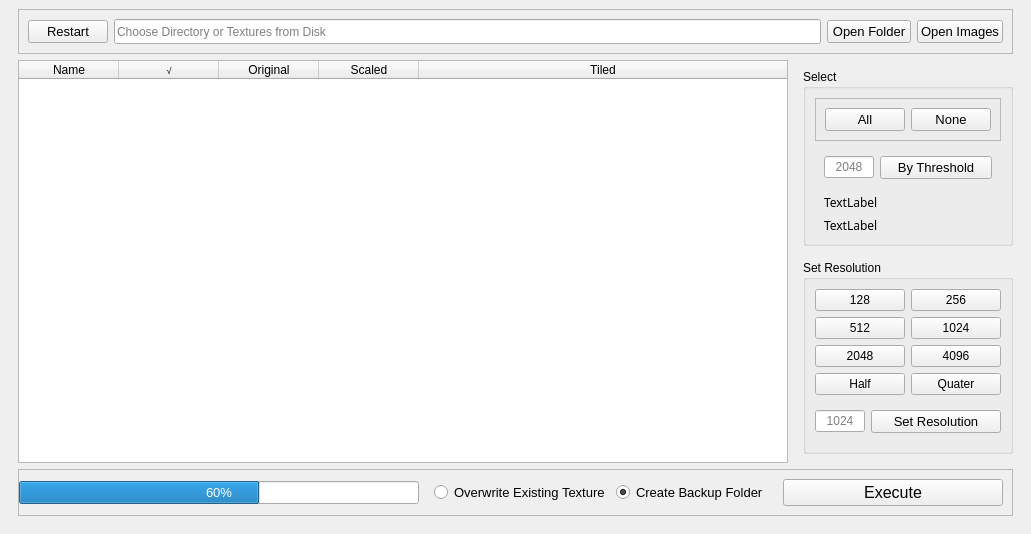
<?xml version="1.0" encoding="UTF-8"?>
<ui version="4.0">
 <class>MainWindow</class>
 <widget class="QMainWindow" name="MainWindow">
  <property name="geometry">
   <rect>
    <x>0</x>
    <y>0</y>
    <width>1031</width>
    <height>534</height>
   </rect>
  </property>
  <property name="minimumSize">
   <size>
    <width>1000</width>
    <height>0</height>
   </size>
  </property>
  <property name="font">
   <font>
    <pointsize>10</pointsize>
    <stylestrategy>PreferAntialias</stylestrategy>
   </font>
  </property>
  <property name="windowTitle">
   <string>Texture Scaler</string>
  </property>
  <property name="frameShape" stdset="0">
   <string>NoFrame</string>
  </property>
  <widget class="QWidget" name="centralwidget">
   <property name="font">
    <font>
     <pointsize>10</pointsize>
     <stylestrategy>PreferAntialias</stylestrategy>
    </font>
   </property>
   <layout class="QVBoxLayout" name="verticalLayout_4">
    <property name="spacing">
     <number>0</number>
    </property>
    <property name="leftMargin">
     <number>0</number>
    </property>
    <property name="topMargin">
     <number>0</number>
    </property>
    <property name="rightMargin">
     <number>0</number>
    </property>
    <property name="bottomMargin">
     <number>0</number>
    </property>
    <item>
     <widget class="QFrame" name="frame">
      <property name="font">
       <font>
        <pointsize>10</pointsize>
        <stylestrategy>PreferAntialias</stylestrategy>
       </font>
      </property>
      <layout class="QHBoxLayout" name="horizontalLayout_7">
       <item>
        <widget class="QFrame" name="frame_2">
         <property name="font">
          <font>
           <pointsize>10</pointsize>
           <stylestrategy>PreferAntialias</stylestrategy>
          </font>
         </property>
         <layout class="QVBoxLayout" name="verticalLayout">
          <property name="leftMargin">
           <number>9</number>
          </property>
          <property name="topMargin">
           <number>0</number>
          </property>
          <property name="rightMargin">
           <number>9</number>
          </property>
          <property name="bottomMargin">
           <number>9</number>
          </property>
          <item>
           <widget class="QFrame" name="frame_3">
            <property name="font">
             <font>
              <pointsize>9</pointsize>
              <stylestrategy>PreferAntialias</stylestrategy>
             </font>
            </property>
            <property name="frameShape">
             <enum>QFrame::StyledPanel</enum>
            </property>
            <property name="frameShadow">
             <enum>QFrame::Sunken</enum>
            </property>
            <layout class="QHBoxLayout" name="horizontalLayout_2">
             <property name="leftMargin">
              <number>9</number>
             </property>
             <property name="topMargin">
              <number>9</number>
             </property>
             <item>
              <widget class="QPushButton" name="restart_btn">
               <property name="minimumSize">
                <size>
                 <width>50</width>
                 <height>0</height>
                </size>
               </property>
               <property name="font">
                <font>
                 <pointsize>10</pointsize>
                 <stylestrategy>PreferAntialias</stylestrategy>
                </font>
               </property>
               <property name="text">
                <string>Restart</string>
               </property>
               <property name="icon">
                <iconset resource="icons_new.qrc">
                 <normaloff>:/icons/icons/reload 30.svg</normaloff>:/icons/icons/reload 30.svg</iconset>
               </property>
               <property name="iconSize">
                <size>
                 <width>10</width>
                 <height>12</height>
                </size>
               </property>
              </widget>
             </item>
             <item>
              <widget class="QLineEdit" name="path_label">
               <property name="minimumSize">
                <size>
                 <width>0</width>
                 <height>25</height>
                </size>
               </property>
               <property name="maximumSize">
                <size>
                 <width>16777215</width>
                 <height>25</height>
                </size>
               </property>
               <property name="font">
                <font>
                 <pointsize>9</pointsize>
                 <bold>false</bold>
                 <stylestrategy>PreferAntialias</stylestrategy>
                </font>
               </property>
               <property name="dragEnabled">
                <bool>true</bool>
               </property>
               <property name="readOnly">
                <bool>true</bool>
               </property>
               <property name="placeholderText">
                <string>Choose Directory or Textures from Disk</string>
               </property>
              </widget>
             </item>
             <item>
              <widget class="QPushButton" name="open_path_btn">
               <property name="minimumSize">
                <size>
                 <width>84</width>
                 <height>0</height>
                </size>
               </property>
               <property name="font">
                <font>
                 <pointsize>10</pointsize>
                 <stylestrategy>PreferAntialias</stylestrategy>
                </font>
               </property>
               <property name="text">
                <string>Open Folder</string>
               </property>
               <property name="icon">
                <iconset resource="icons_new.qrc">
                 <normaloff>:/icons/icons/folder-open-fill 363.svg</normaloff>:/icons/icons/folder-open-fill 363.svg</iconset>
               </property>
               <property name="iconSize">
                <size>
                 <width>60</width>
                 <height>12</height>
                </size>
               </property>
              </widget>
             </item>
             <item>
              <widget class="QPushButton" name="open_file_btn">
               <property name="minimumSize">
                <size>
                 <width>84</width>
                 <height>0</height>
                </size>
               </property>
               <property name="font">
                <font>
                 <pointsize>10</pointsize>
                 <stylestrategy>PreferAntialias</stylestrategy>
                </font>
               </property>
               <property name="text">
                <string>Open Images</string>
               </property>
               <property name="icon">
                <iconset resource="icons_new.qrc">
                 <normaloff>:/icons/icons/file-copy-fill 357.svg</normaloff>:/icons/icons/file-copy-fill 357.svg</iconset>
               </property>
               <property name="iconSize">
                <size>
                 <width>60</width>
                 <height>12</height>
                </size>
               </property>
              </widget>
             </item>
            </layout>
           </widget>
          </item>
          <item>
           <widget class="QFrame" name="frame_4">
            <property name="sizePolicy">
             <sizepolicy hsizetype="Expanding" vsizetype="Preferred">
              <horstretch>0</horstretch>
              <verstretch>0</verstretch>
             </sizepolicy>
            </property>
            <property name="font">
             <font>
              <pointsize>9</pointsize>
              <stylestrategy>PreferAntialias</stylestrategy>
             </font>
            </property>
            <property name="styleSheet">
             <string notr="true"/>
            </property>
            <layout class="QHBoxLayout" name="horizontalLayout_3">
             <property name="leftMargin">
              <number>0</number>
             </property>
             <property name="topMargin">
              <number>0</number>
             </property>
             <property name="rightMargin">
              <number>0</number>
             </property>
             <property name="bottomMargin">
              <number>0</number>
             </property>
             <item>
              <widget class="QTableWidget" name="tableWidget">
               <property name="sizePolicy">
                <sizepolicy hsizetype="Preferred" vsizetype="Expanding">
                 <horstretch>0</horstretch>
                 <verstretch>0</verstretch>
                </sizepolicy>
               </property>
               <property name="minimumSize">
                <size>
                 <width>550</width>
                 <height>0</height>
                </size>
               </property>
               <property name="maximumSize">
                <size>
                 <width>50000</width>
                 <height>16777215</height>
                </size>
               </property>
               <property name="font">
                <font>
                 <pointsize>9</pointsize>
                 <stylestrategy>PreferAntialias</stylestrategy>
                </font>
               </property>
               <property name="styleSheet">
                <string notr="true">selection-background-color: rgb(204, 232, 255);</string>
               </property>
               <property name="editTriggers">
                <set>QAbstractItemView::NoEditTriggers</set>
               </property>
               <property name="showDropIndicator" stdset="0">
                <bool>false</bool>
               </property>
               <property name="dragEnabled">
                <bool>false</bool>
               </property>
               <property name="alternatingRowColors">
                <bool>true</bool>
               </property>
               <property name="selectionBehavior">
                <enum>QAbstractItemView::SelectRows</enum>
               </property>
               <property name="verticalScrollMode">
                <enum>QAbstractItemView::ScrollPerPixel</enum>
               </property>
               <property name="horizontalScrollMode">
                <enum>QAbstractItemView::ScrollPerPixel</enum>
               </property>
               <property name="gridStyle">
                <enum>Qt::DashLine</enum>
               </property>
               <property name="sortingEnabled">
                <bool>false</bool>
               </property>
               <property name="wordWrap">
                <bool>false</bool>
               </property>
               <attribute name="horizontalHeaderCascadingSectionResizes">
                <bool>true</bool>
               </attribute>
               <attribute name="horizontalHeaderStretchLastSection">
                <bool>true</bool>
               </attribute>
               <attribute name="verticalHeaderVisible">
                <bool>true</bool>
               </attribute>
               <attribute name="verticalHeaderCascadingSectionResizes">
                <bool>true</bool>
               </attribute>
               <column>
                <property name="text">
                 <string>Name</string>
                </property>
                <property name="font">
                 <font>
                  <pointsize>9</pointsize>
                  <stylestrategy>PreferAntialias</stylestrategy>
                 </font>
                </property>
                <property name="textAlignment">
                 <set>AlignCenter</set>
                </property>
               </column>
               <column>
                <property name="text">
                 <string>√</string>
                </property>
                <property name="font">
                 <font>
                  <pointsize>7</pointsize>
                  <stylestrategy>PreferAntialias</stylestrategy>
                 </font>
                </property>
                <property name="textAlignment">
                 <set>AlignCenter</set>
                </property>
               </column>
               <column>
                <property name="text">
                 <string>Original</string>
                </property>
                <property name="font">
                 <font>
                  <pointsize>9</pointsize>
                  <stylestrategy>PreferAntialias</stylestrategy>
                 </font>
                </property>
                <property name="textAlignment">
                 <set>AlignCenter</set>
                </property>
               </column>
               <column>
                <property name="text">
                 <string>Scaled</string>
                </property>
                <property name="font">
                 <font>
                  <pointsize>9</pointsize>
                  <stylestrategy>PreferAntialias</stylestrategy>
                 </font>
                </property>
                <property name="textAlignment">
                 <set>AlignCenter</set>
                </property>
               </column>
               <column>
                <property name="text">
                 <string>Tiled</string>
                </property>
                <property name="font">
                 <font>
                  <pointsize>9</pointsize>
                  <stylestrategy>PreferAntialias</stylestrategy>
                 </font>
                </property>
                <property name="textAlignment">
                 <set>AlignCenter</set>
                </property>
               </column>
              </widget>
             </item>
             <item>
              <widget class="QFrame" name="frame_6">
               <property name="sizePolicy">
                <sizepolicy hsizetype="Fixed" vsizetype="Preferred">
                 <horstretch>0</horstretch>
                 <verstretch>0</verstretch>
                </sizepolicy>
               </property>
               <layout class="QVBoxLayout" name="verticalLayout_2">
                <property name="rightMargin">
                 <number>0</number>
                </property>
                <item>
                 <widget class="QGroupBox" name="groupBox">
                  <property name="font">
                   <font>
                    <pointsize>9</pointsize>
                    <stylestrategy>PreferAntialias</stylestrategy>
                   </font>
                  </property>
                  <property name="title">
                   <string>Select</string>
                  </property>
                  <layout class="QVBoxLayout" name="verticalLayout_5">
                   <item>
                    <widget class="QFrame" name="frame_9">
                     <property name="frameShape">
                      <enum>QFrame::StyledPanel</enum>
                     </property>
                     <property name="frameShadow">
                      <enum>QFrame::Raised</enum>
                     </property>
                     <layout class="QHBoxLayout" name="horizontalLayout">
                      <item>
                       <widget class="QPushButton" name="select_all_btn">
                        <property name="font">
                         <font>
                          <pointsize>10</pointsize>
                          <stylestrategy>PreferAntialias</stylestrategy>
                         </font>
                        </property>
                        <property name="text">
                         <string>All</string>
                        </property>
                       </widget>
                      </item>
                      <item>
                       <widget class="QPushButton" name="select_none_btn">
                        <property name="font">
                         <font>
                          <pointsize>10</pointsize>
                          <stylestrategy>PreferAntialias</stylestrategy>
                         </font>
                        </property>
                        <property name="text">
                         <string>None</string>
                        </property>
                       </widget>
                      </item>
                     </layout>
                    </widget>
                   </item>
                   <item>
                    <widget class="QFrame" name="frame_7">
                     <property name="sizePolicy">
                      <sizepolicy hsizetype="Preferred" vsizetype="Preferred">
                       <horstretch>0</horstretch>
                       <verstretch>0</verstretch>
                      </sizepolicy>
                     </property>
                     <layout class="QHBoxLayout" name="horizontalLayout_5">
                      <item>
                       <widget class="QLineEdit" name="size_thres_entry">
                        <property name="sizePolicy">
                         <sizepolicy hsizetype="Expanding" vsizetype="Fixed">
                          <horstretch>0</horstretch>
                          <verstretch>0</verstretch>
                         </sizepolicy>
                        </property>
                        <property name="minimumSize">
                         <size>
                          <width>40</width>
                          <height>0</height>
                         </size>
                        </property>
                        <property name="maximumSize">
                         <size>
                          <width>50</width>
                          <height>16777215</height>
                         </size>
                        </property>
                        <property name="font">
                         <font>
                          <pointsize>9</pointsize>
                          <stylestrategy>PreferAntialias</stylestrategy>
                         </font>
                        </property>
                        <property name="text">
                         <string/>
                        </property>
                        <property name="maxLength">
                         <number>5</number>
                        </property>
                        <property name="alignment">
                         <set>Qt::AlignCenter</set>
                        </property>
                        <property name="placeholderText">
                         <string>2048</string>
                        </property>
                        <property name="clearButtonEnabled">
                         <bool>false</bool>
                        </property>
                       </widget>
                      </item>
                      <item>
                       <widget class="QPushButton" name="set_thres_btn">
                        <property name="font">
                         <font>
                          <pointsize>10</pointsize>
                          <stylestrategy>PreferAntialias</stylestrategy>
                         </font>
                        </property>
                        <property name="text">
                         <string>By Threshold</string>
                        </property>
                       </widget>
                      </item>
                     </layout>
                    </widget>
                   </item>
                   <item>
                    <widget class="QFrame" name="frame_11">
                     <property name="font">
                      <font>
                       <family>Franklin Gothic Demi Cond</family>
                       <pointsize>9</pointsize>
                       <stylestrategy>PreferAntialias</stylestrategy>
                      </font>
                     </property>
                     <property name="frameShape">
                      <enum>QFrame::NoFrame</enum>
                     </property>
                     <property name="frameShadow">
                      <enum>QFrame::Plain</enum>
                     </property>
                     <layout class="QVBoxLayout" name="verticalLayout_7">
                      <property name="topMargin">
                       <number>0</number>
                      </property>
                      <property name="bottomMargin">
                       <number>0</number>
                      </property>
                      <item>
                       <widget class="QLabel" name="selected_label">
                        <property name="text">
                         <string>TextLabel</string>
                        </property>
                       </widget>
                      </item>
                      <item>
                       <widget class="QLabel" name="res_set_label">
                        <property name="text">
                         <string>TextLabel</string>
                        </property>
                       </widget>
                      </item>
                     </layout>
                    </widget>
                   </item>
                  </layout>
                 </widget>
                </item>
                <item>
                 <spacer name="verticalSpacer">
                  <property name="orientation">
                   <enum>Qt::Vertical</enum>
                  </property>
                  <property name="sizeHint" stdset="0">
                   <size>
                    <width>20</width>
                    <height>40</height>
                   </size>
                  </property>
                 </spacer>
                </item>
                <item>
                 <widget class="QGroupBox" name="set_res_group">
                  <property name="font">
                   <font>
                    <pointsize>9</pointsize>
                    <stylestrategy>PreferAntialias</stylestrategy>
                   </font>
                  </property>
                  <property name="title">
                   <string>Set Resolution</string>
                  </property>
                  <layout class="QVBoxLayout" name="verticalLayout_3">
                   <item>
                    <layout class="QGridLayout" name="gridLayout">
                     <item row="1" column="0">
                      <widget class="QPushButton" name="res_512_btn">
                       <property name="font">
                        <font>
                         <pointsize>9</pointsize>
                         <stylestrategy>PreferAntialias</stylestrategy>
                        </font>
                       </property>
                       <property name="text">
                        <string>512</string>
                       </property>
                      </widget>
                     </item>
                     <item row="1" column="1">
                      <widget class="QPushButton" name="res_1024_btn">
                       <property name="font">
                        <font>
                         <pointsize>9</pointsize>
                         <stylestrategy>PreferAntialias</stylestrategy>
                        </font>
                       </property>
                       <property name="text">
                        <string>1024</string>
                       </property>
                      </widget>
                     </item>
                     <item row="3" column="1">
                      <widget class="QPushButton" name="res_quater_btn">
                       <property name="font">
                        <font>
                         <pointsize>9</pointsize>
                         <stylestrategy>PreferAntialias</stylestrategy>
                        </font>
                       </property>
                       <property name="text">
                        <string>Quater</string>
                       </property>
                      </widget>
                     </item>
                     <item row="2" column="0">
                      <widget class="QPushButton" name="res_2048_btn">
                       <property name="font">
                        <font>
                         <pointsize>9</pointsize>
                         <stylestrategy>PreferAntialias</stylestrategy>
                        </font>
                       </property>
                       <property name="text">
                        <string>2048</string>
                       </property>
                      </widget>
                     </item>
                     <item row="2" column="1">
                      <widget class="QPushButton" name="res_4096_btn">
                       <property name="font">
                        <font>
                         <pointsize>9</pointsize>
                         <stylestrategy>PreferAntialias</stylestrategy>
                        </font>
                       </property>
                       <property name="text">
                        <string>4096</string>
                       </property>
                      </widget>
                     </item>
                     <item row="3" column="0">
                      <widget class="QPushButton" name="res_half_btn">
                       <property name="font">
                        <font>
                         <pointsize>9</pointsize>
                         <stylestrategy>PreferAntialias</stylestrategy>
                        </font>
                       </property>
                       <property name="text">
                        <string>Half</string>
                       </property>
                      </widget>
                     </item>
                     <item row="0" column="0">
                      <widget class="QPushButton" name="res_128_btn">
                       <property name="font">
                        <font>
                         <pointsize>9</pointsize>
                         <stylestrategy>PreferAntialias</stylestrategy>
                        </font>
                       </property>
                       <property name="text">
                        <string>128</string>
                       </property>
                      </widget>
                     </item>
                     <item row="0" column="1">
                      <widget class="QPushButton" name="res_256_btn">
                       <property name="font">
                        <font>
                         <pointsize>9</pointsize>
                         <stylestrategy>PreferAntialias</stylestrategy>
                        </font>
                       </property>
                       <property name="text">
                        <string>256</string>
                       </property>
                      </widget>
                     </item>
                    </layout>
                   </item>
                   <item>
                    <widget class="QFrame" name="frame_8">
                     <property name="sizePolicy">
                      <sizepolicy hsizetype="Preferred" vsizetype="Maximum">
                       <horstretch>0</horstretch>
                       <verstretch>0</verstretch>
                      </sizepolicy>
                     </property>
                     <property name="font">
                      <font>
                       <pointsize>9</pointsize>
                       <stylestrategy>PreferAntialias</stylestrategy>
                      </font>
                     </property>
                     <property name="lineWidth">
                      <number>0</number>
                     </property>
                     <layout class="QHBoxLayout" name="horizontalLayout_6">
                      <property name="leftMargin">
                       <number>0</number>
                      </property>
                      <property name="rightMargin">
                       <number>0</number>
                      </property>
                      <item>
                       <widget class="QLineEdit" name="size_res_entry">
                        <property name="sizePolicy">
                         <sizepolicy hsizetype="Fixed" vsizetype="Fixed">
                          <horstretch>0</horstretch>
                          <verstretch>0</verstretch>
                         </sizepolicy>
                        </property>
                        <property name="minimumSize">
                         <size>
                          <width>40</width>
                          <height>0</height>
                         </size>
                        </property>
                        <property name="maximumSize">
                         <size>
                          <width>50</width>
                          <height>16777215</height>
                         </size>
                        </property>
                        <property name="font">
                         <font>
                          <pointsize>9</pointsize>
                          <stylestrategy>PreferAntialias</stylestrategy>
                         </font>
                        </property>
                        <property name="maxLength">
                         <number>5</number>
                        </property>
                        <property name="alignment">
                         <set>Qt::AlignCenter</set>
                        </property>
                        <property name="placeholderText">
                         <string>1024</string>
                        </property>
                        <property name="clearButtonEnabled">
                         <bool>false</bool>
                        </property>
                       </widget>
                      </item>
                      <item>
                       <widget class="QPushButton" name="set_res_btn">
                        <property name="font">
                         <font>
                          <pointsize>10</pointsize>
                          <stylestrategy>PreferAntialias</stylestrategy>
                         </font>
                        </property>
                        <property name="text">
                         <string>Set Resolution</string>
                        </property>
                       </widget>
                      </item>
                     </layout>
                    </widget>
                   </item>
                  </layout>
                 </widget>
                </item>
               </layout>
              </widget>
             </item>
            </layout>
           </widget>
          </item>
          <item>
           <widget class="QFrame" name="frame_5">
            <property name="autoFillBackground">
             <bool>true</bool>
            </property>
            <property name="frameShape">
             <enum>QFrame::StyledPanel</enum>
            </property>
            <property name="frameShadow">
             <enum>QFrame::Sunken</enum>
            </property>
            <layout class="QHBoxLayout" name="horizontalLayout_4">
             <property name="leftMargin">
              <number>0</number>
             </property>
             <property name="topMargin">
              <number>0</number>
             </property>
             <property name="rightMargin">
              <number>0</number>
             </property>
             <property name="bottomMargin">
              <number>0</number>
             </property>
             <item>
              <spacer name="horizontalSpacer">
               <property name="orientation">
                <enum>Qt::Horizontal</enum>
               </property>
               <property name="sizeType">
                <enum>QSizePolicy::Maximum</enum>
               </property>
               <property name="sizeHint" stdset="0">
                <size>
                 <width>10</width>
                 <height>0</height>
                </size>
               </property>
              </spacer>
             </item>
             <item>
              <widget class="QProgressBar" name="progressBar">
               <property name="minimumSize">
                <size>
                 <width>400</width>
                 <height>0</height>
                </size>
               </property>
               <property name="font">
                <font>
                 <pointsize>10</pointsize>
                 <stylestrategy>PreferAntialias</stylestrategy>
                </font>
               </property>
               <property name="value">
                <number>60</number>
               </property>
               <property name="alignment">
                <set>Qt::AlignCenter</set>
               </property>
               <property name="textVisible">
                <bool>true</bool>
               </property>
              </widget>
             </item>
             <item>
              <widget class="QFrame" name="frame_10">
               <property name="frameShape">
                <enum>QFrame::NoFrame</enum>
               </property>
               <property name="frameShadow">
                <enum>QFrame::Plain</enum>
               </property>
               <layout class="QHBoxLayout" name="horizontalLayout_8">
                <item>
                 <widget class="QRadioButton" name="overwrite_btn">
                  <property name="font">
                   <font>
                    <pointsize>10</pointsize>
                    <stylestrategy>PreferAntialias</stylestrategy>
                   </font>
                  </property>
                  <property name="text">
                   <string>Overwrite Existing Texture</string>
                  </property>
                 </widget>
                </item>
                <item>
                 <widget class="QRadioButton" name="rename_old_btn">
                  <property name="font">
                   <font>
                    <pointsize>10</pointsize>
                    <stylestrategy>PreferAntialias</stylestrategy>
                   </font>
                  </property>
                  <property name="text">
                   <string>Create Backup Folder</string>
                  </property>
                  <property name="checked">
                   <bool>true</bool>
                  </property>
                 </widget>
                </item>
                <item>
                 <spacer name="horizontalSpacer_2">
                  <property name="orientation">
                   <enum>Qt::Horizontal</enum>
                  </property>
                  <property name="sizeType">
                   <enum>QSizePolicy::Preferred</enum>
                  </property>
                  <property name="sizeHint" stdset="0">
                   <size>
                    <width>40</width>
                    <height>0</height>
                   </size>
                  </property>
                 </spacer>
                </item>
                <item>
                 <widget class="QPushButton" name="execute_btn">
                  <property name="minimumSize">
                   <size>
                    <width>220</width>
                    <height>0</height>
                   </size>
                  </property>
                  <property name="font">
                   <font>
                    <pointsize>12</pointsize>
                    <stylestrategy>PreferAntialias</stylestrategy>
                   </font>
                  </property>
                  <property name="text">
                   <string>Execute</string>
                  </property>
                  <property name="icon">
                   <iconset resource="icons_new.qrc">
                    <normaloff>:/icons/icons/shrink 213.svg</normaloff>:/icons/icons/shrink 213.svg</iconset>
                  </property>
                  <property name="iconSize">
                   <size>
                    <width>60</width>
                    <height>16</height>
                   </size>
                  </property>
                 </widget>
                </item>
               </layout>
              </widget>
             </item>
            </layout>
           </widget>
          </item>
         </layout>
        </widget>
       </item>
      </layout>
     </widget>
    </item>
   </layout>
  </widget>
 </widget>
 <tabstops>
  <tabstop>open_path_btn</tabstop>
  <tabstop>open_file_btn</tabstop>
  <tabstop>select_all_btn</tabstop>
  <tabstop>select_none_btn</tabstop>
  <tabstop>size_thres_entry</tabstop>
  <tabstop>set_thres_btn</tabstop>
  <tabstop>size_res_entry</tabstop>
  <tabstop>set_res_btn</tabstop>
  <tabstop>overwrite_btn</tabstop>
  <tabstop>rename_old_btn</tabstop>
  <tabstop>execute_btn</tabstop>
  <tabstop>res_128_btn</tabstop>
  <tabstop>res_256_btn</tabstop>
  <tabstop>res_512_btn</tabstop>
  <tabstop>res_1024_btn</tabstop>
  <tabstop>res_2048_btn</tabstop>
  <tabstop>res_4096_btn</tabstop>
  <tabstop>res_half_btn</tabstop>
  <tabstop>res_quater_btn</tabstop>
  <tabstop>path_label</tabstop>
  <tabstop>restart_btn</tabstop>
  <tabstop>tableWidget</tabstop>
 </tabstops>
 <resources>
  <include location="icons_new.qrc"/>
 </resources>
 <connections/>
</ui>
